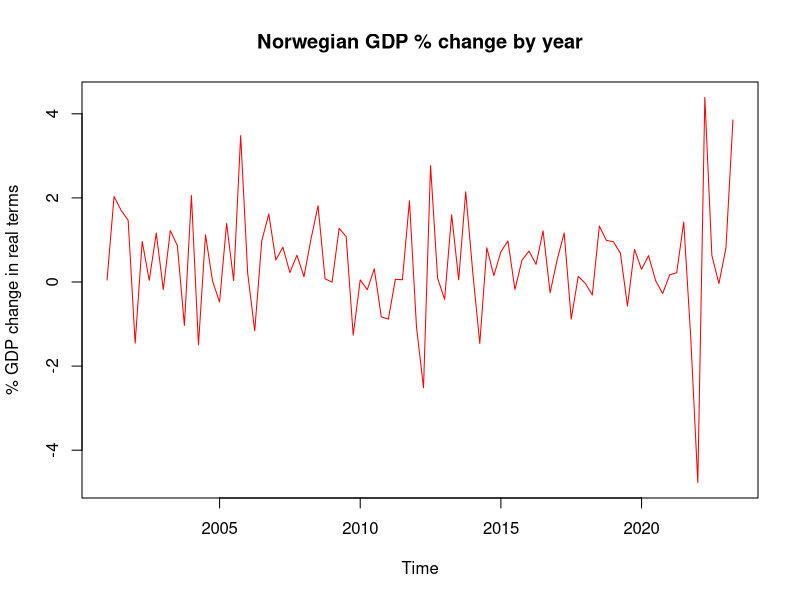
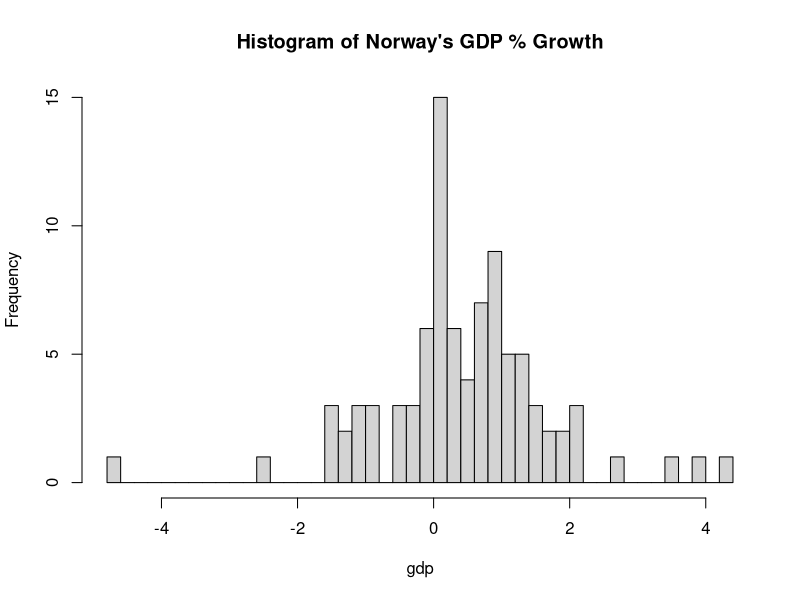
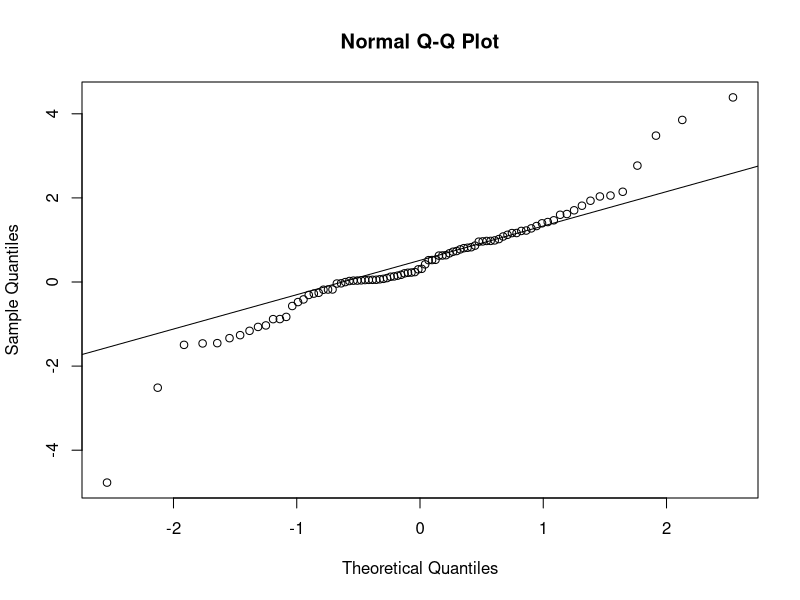
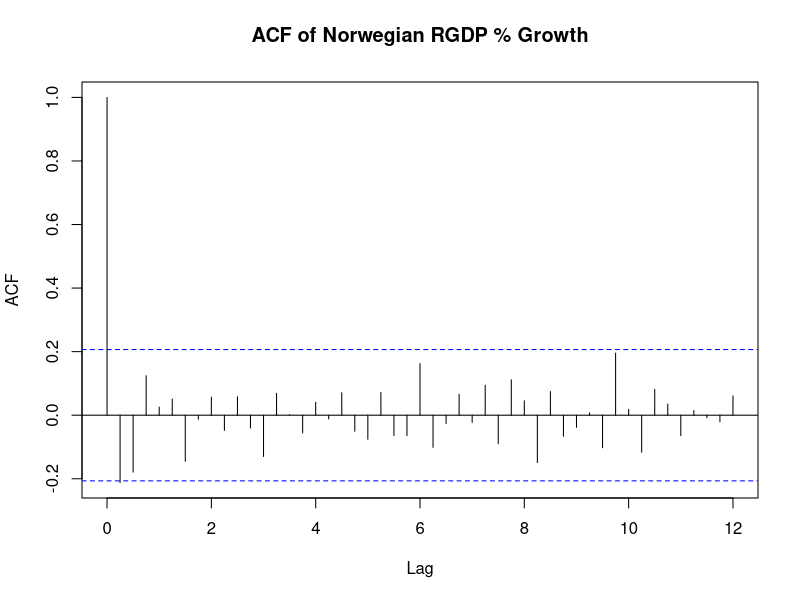
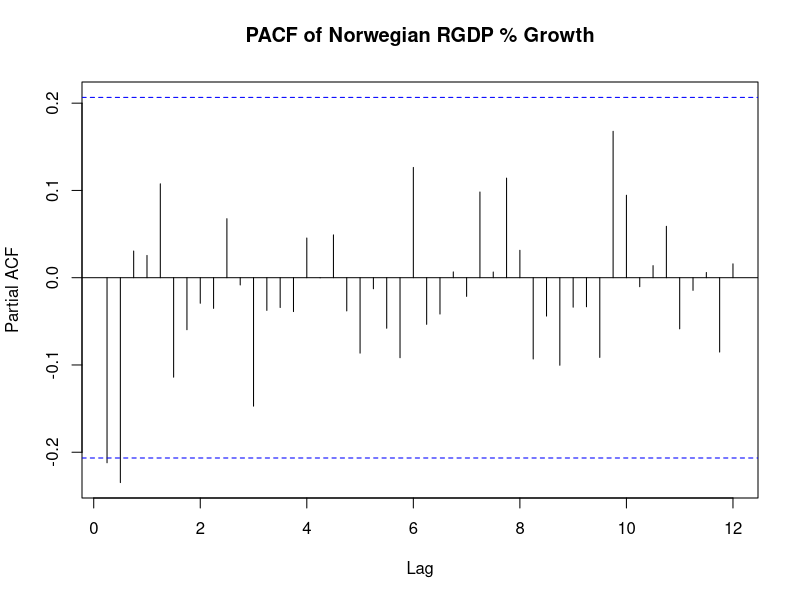
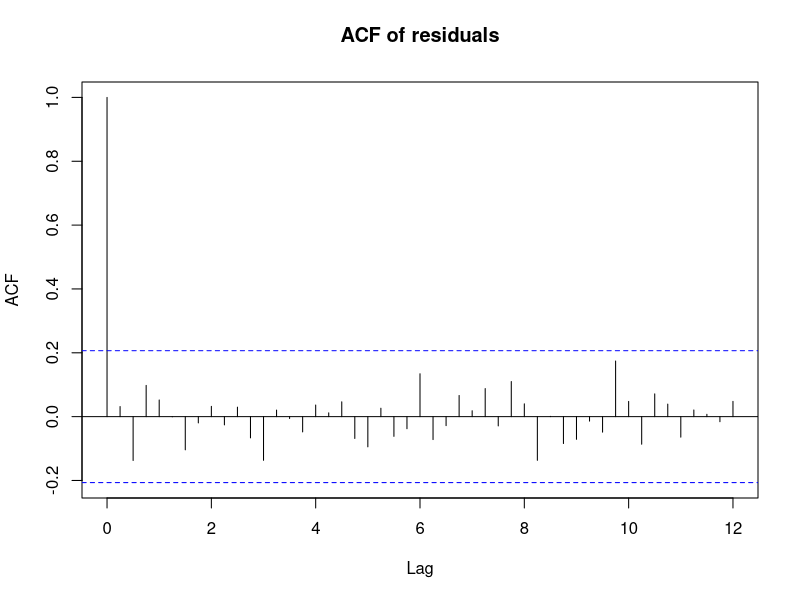
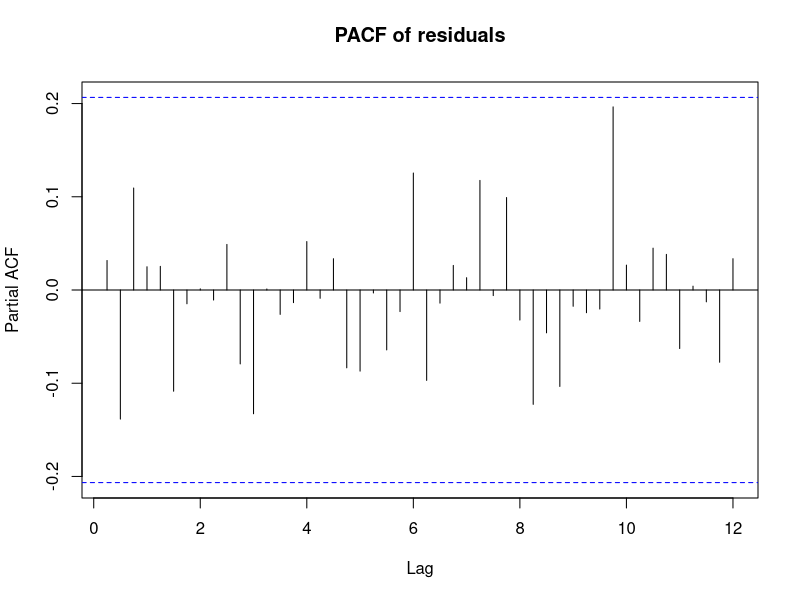
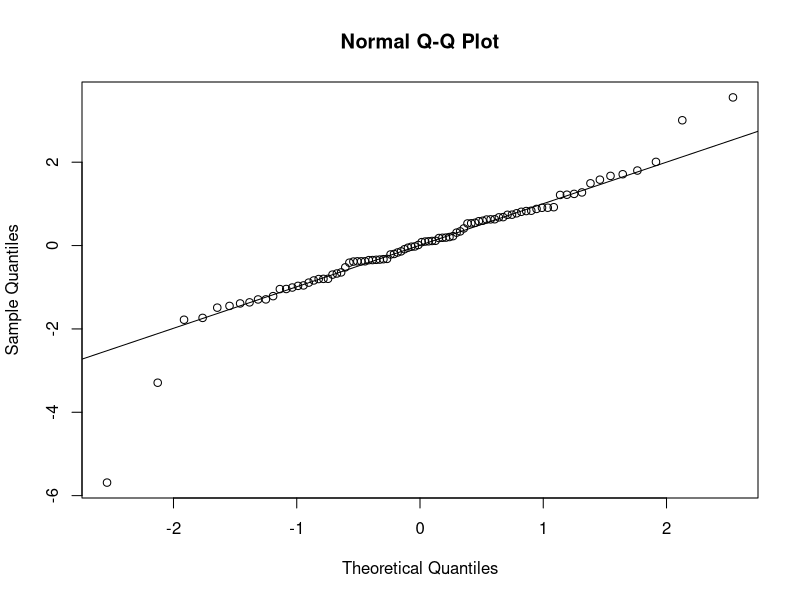

R code for these plots, in order: (Note: this script raises an error after producing the figures.)
library(readxl)
library(nortest)
library(car)

data <- read_excel("EULN1NOR.xlsx", skip=1)
data

# we are dealing with GDP data, therefore we would like to use their log
gdp <- ts(data$`RGDP NOR`[-(0:1)], frequency = 4, start=c(2001,1))
gdp

# review RGDP by itself
plot(gdp, type="l", col='red', lwd=1, 
      main="Norwegian GDP % change by year", 
      ylab="% GDP change in real terms")
hist(gdp, nclass=50, main="Histogram of Norway's GDP % Growth")

# test for normality
shapiro.test(gdp)
lillie.test(gdp)
qqnorm(gdp)
qqline(gdp)


# ===== BOX JENKINS =====

acf(gdp, 48, main="ACF of Norwegian RGDP % Growth") #ma(1)
pacf(gdp, 48, main="PACF of Norwegian RGDP % Growth") # ar(1,2)

# ===== MA(1) =====
ma1 = arima(gdp, order=c(0,0,1))
ma1 # all ok

# evaluate
ma1res = ts(ma1$residuals, frequency = 4, start=c(2001,1))
acf(ma1res, 48, main="ACF of residuals")
pacf(ma1res, 48, main="PACF of residuals")

shapiro.test(ma1res)
lillie.test(ma1res)
qqnorm(ma1res)
qqline(ma1res)

acf(ts(ma1res^2), 48, main="ACF of squared residuals")
pacf(ts(ma1res^2), 48, main="PACF of squared residuals")


# ===== MA({1,4}) =====
ma14 = arima(gdp, order=c(0, 0, 4), fixed=c(NA,0,0,NA,NA))
ma14 # ar1 probs not, ma1 ok, intercept ok

# evaluate
ma14res = ts(ma14$residuals, frequency = 4, start=c(2001,1))
acf(ma14res, 48, main="ACF of residuals")
pacf(ma14res, 48, main="PACF of residuals")
shapiro.test(ma14res)
lillie.test(ma14res)
qqnorm(ma14res)
qqline(ma14res)

acf(ts(ma14res^2,), 48, main="ACF of squared residuals")
pacf(ts(ma14res^2), 48, main="PACF of squared residuals")


# ===== ARΜΑ(1,1) =====
ar1ma1 = arima(gdp, order=c(1, 0, 1))
ar1ma1 # ar1 probs not, ma1 ok, intercept ok

# evaluate
ar1ma1res = ts(ar1ma1$residuals, frequency = 4, start=c(2001,1))
acf(ar1ma1res, 48, main="ACF of residuals")
pacf(ar1ma1res, 48, main="PACF of residuals")
shapiro.test(ar1ma1res)
lillie.test(ar1ma1res)
qqnorm(ar1ma1res)
qqline(ar1ma1res)

acf(ts(ar1ma1res^2,), 48, main="ACF of squared residuals")
pacf(ts(ar1ma1res^2), 48, main="PACF of squared residuals")

# We choose MA(1)


# ===== SIMPLE OLS MODEL ===== 
lm_data = data[-(0:9),]
model <- lm(`RGDP NOR` ~ .-`...1`, data=lm_data)
summary(model)

# evaluate hypotheses
model_res = model$residuals
acf(model_res, 48, main="ACF of residuals")
pacf(model_res, 48, main="PACF of residuals")

shapiro.test(model_res)
lillie.test(model_res)
qqnorm(model_res)
qqline(model_res)

# check for multicolinearity
# this will notify us of variables that most likely need to be removed
# after we fit our mixed model
vif(model)

acf(ts(ar1ma1res^2,), 48, main="ACF of squared residuals")
pacf(ts(ar1ma1res^2), 48, main="PACF of squared residuals")

Box.test(model_res,lag=24,type="Ljung")
Box.test(model_res^2,lag=24,type="Ljung")


# ===== MANUAL PARAMETER SELECTION FOR MULTIPLE REGRESSION ===== 


# try including a MA1 term since it proved significant previously
m0 = arima(lm_data$`RGDP NOR`, order=c(0,0,1), 
           xreg=cbind(lm_data[,-(0:2)]))
m0

# MA(1) significant

m1 = arima(lm_data$`RGDP NOR`, order=c(0,0,1), 
           xreg=cbind(lm_data[,c(4,5,6,7,8,9,10,11,14,15)]))
m1

m2 = arima(lm_data$`RGDP NOR`, order=c(0,0,1), 
           xreg=cbind(lm_data[,c(4,6,7,9,10,11,15)]))
m2

m3 = arima(lm_data$`RGDP NOR`, order=c(0,0,1), 
                    xreg=cbind(lm_data[,c(6,7,9,10,11,15)]))
m3

m4 = arima(lm_data$`RGDP NOR`, order=c(0,0,1), 
           xreg=cbind(lm_data[,c(6,10,14,15)]))
m4 

# MA(1) term stops being significant whereas AIC keeps improving

m5 = arima(lm_data$`RGDP NOR`, order=c(0,0,1), 
           xreg=cbind(lm_data[,c(6,7,9,10,11)]))
m5

m6 = arima(lm_data$`RGDP NOR`, order=c(0,0,1), 
           xreg=cbind(lm_data[,c(7,9,10,11)]))
m6

m7 = arima(lm_data$`RGDP NOR`, order=c(0,0,1), 
           xreg=cbind(lm_data[,c(3,7,9,10,11)]))
m7

# Discard MA(1) term 

m8 = lm(`RGDP NOR` ~ `LAG1 NOR` + `LAG4 NOR` + `RPROD NOR` + `DPPI NOR` + 1, data = lm_data)
summary(m8)
AIC(m8)

m9 = lm(`RGDP NOR` ~ `RPROD NOR` + LEADNOR + 1, data = lm_data)
summary(m9)
AIC(m9)


fullModel = model
nullModel = lm(`RGDP NOR` ~ 1, data = lm_data) 
step_model = step(
  model,
  direction = 'both', 
  scope = list(upper = fullModel, 
               lower = nullModel), 
  trace = 0, # do not show the step-by-step process of model selection
  k=1) #choose by AIC as we want the best predictive, not explanatory model 

summary(step_model)
AIC(step_model)

final_model = m9
summary(final_model)
AIC(final_model)

# evaluate hypotheses
model_res = final_model$residuals
acf(model_res, 48, main="ACF of residuals")
pacf(model_res, 48, main="PACF of residuals")

shapiro.test(model_res)
lillie.test(model_res)
qqnorm(model_res)
qqline(model_res)

# check for multicolinearity
# this will notify us of variables that most likely need to be removed
# after we fit our mixed model
vif(model)

acf(ts(ar1ma1res^2,), 48, main="ACF of squared residuals")
pacf(ts(ar1ma1res^2), 48, main="PACF of squared residuals")

Box.test(model_res,lag=24,type="Ljung")
Box.test(model_res^2,lag=24,type="Ljung")

# check linearity
plot(final_model, 1)

# ===== FORECTASTING STEP ===== 

# get the data for the last 12 quarters and assume the same pattern
xreg_forecast = cbind(lm_data[-(1:70), c(6,10,14,15)])
forecast = predict(final_model, n.ahead=12, newxreg=xreg_forecast)   
forecast_ts = ts(forecast$pred, frequency=4, start=c(2023, 3))   

UL = ts(forecast$pred+forecast$se, frequency=4, start=c(2023, 3))
LL = ts(forecast$pred-forecast$se, frequency=4, start=c(2023, 3))

# plot of forecasts with 1 s.e.
minx = min(gdp, LL)
maxx = max(gdp, UL) 

ts.plot(gdp, forecast_ts, ylim=c(minx,maxx))
abline(v=2023.25, col="purple")
lines(UL, col="blue", lty="dashed") 
lines(LL, col="red", lty="dashed")
